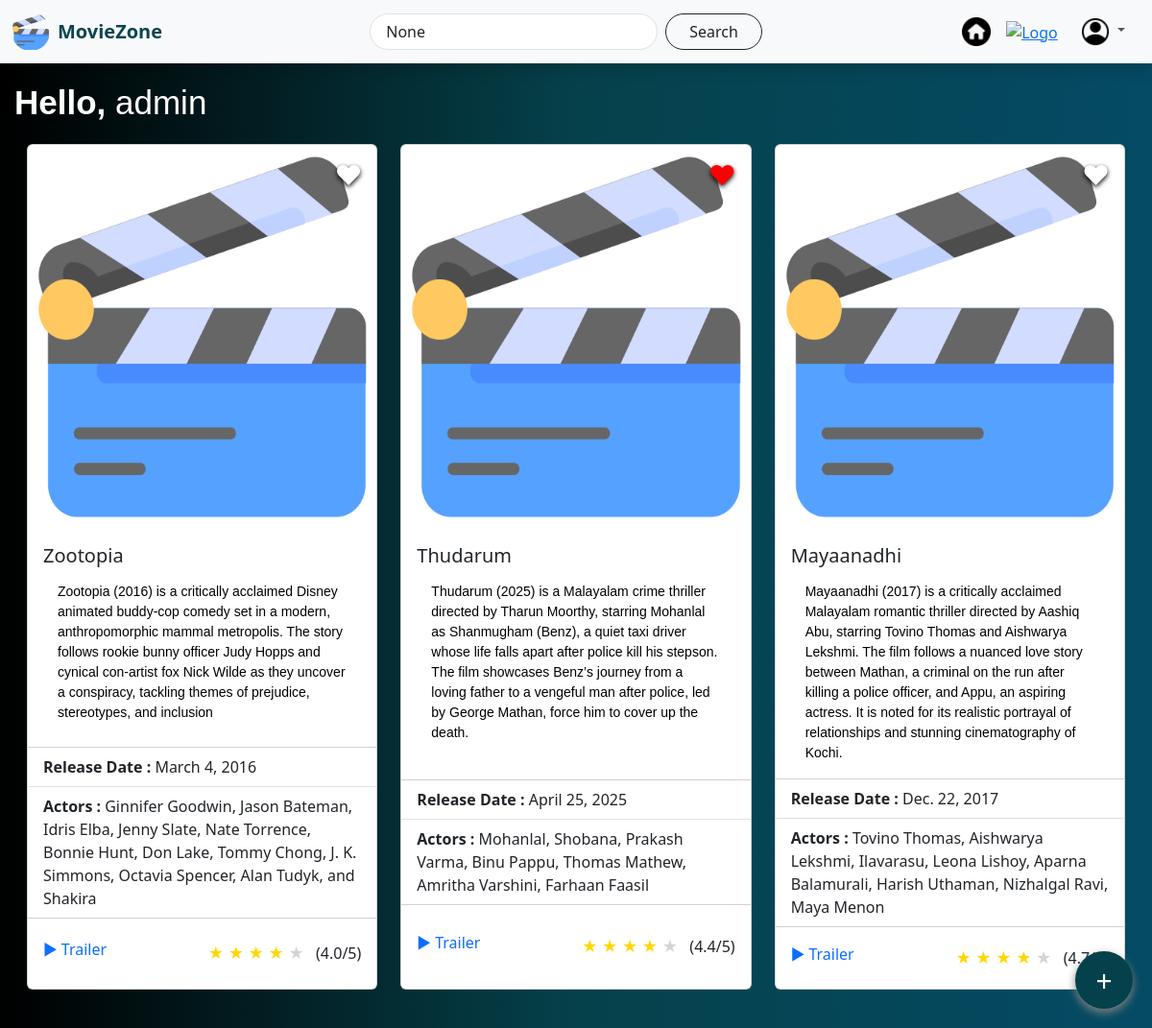
Screenshot of /home-page/ (signed in) with the database file from the repository.
### moviezoneapp/models.py (models this page shows, shortened)
class Movie(models.Model):
    title = models.CharField(max_length=200)
    poster = models.ImageField(upload_to='movies/')
    description = models.TextField()
    release_date = models.DateField()
    actors = models.CharField(max_length=300)
    rating = models.FloatField(default=0.0)
    category = models.ForeignKey(Category, on_delete=models.CASCADE)
    user = models.ForeignKey(Customer,on_delete=models.CASCADE)
    trailer_link = models.URLField()

### moviezoneapp/views.py (the view)
# urls.py: path("home-page/",views.home_display,name="home"),
def home_display(request):
    if not request.session.get('user_id'):
        return redirect('login_user')
    query = request.GET.get('q')
    user_id = request.session.get('user_id')
    fav_ids = Favorite.objects.filter(user_id=user_id).values_list('movie_id', flat=True)
    if query:
        movies = Movie.objects.filter(title__icontains=query)
    else:
        movies = Movie.objects.all()
    context = {
        'movies': movies,
        "fav_ids": fav_ids,
        'query': query
    }
    return render(request,"home.html", context)

### moviezoneapp/templates/home.html (shortened to what this page needs)
{% load static %}
<!DOCTYPE html>
<html lang="en">
<head>
    <link href="https://cdn.jsdelivr.net/npm/bootstrap@5.3.8/dist/css/bootstrap.min.css" rel="stylesheet">
</head>
<body>
    <nav class="navbar navbar-expand-lg navbar-light bg-light shadow">
            <div class="container-fluid">
                <a class="navbar-brand d-flex align-items-center" href="{% url 'home' %}">
                    <img src="{% static 'images/logo.png' %}" alt="Logo" width="40" height="40" class="me-2 rounded-circle">
                    <span class="fw-bold" style="color: rgb(10, 69, 80);">MovieZone</span>
                </a>
                <div class="collapse navbar-collapse justify-content-end" id="navbarContent">
                    <form class="d-flex mx-auto" method="GET" action="">
                        <input class="form-control me-2 rounded-pill px-3" type="search" name="q" placeholder="Search movies..." value="{{ query }}" style="width: 300px;">
                        <button class="btn btn-outline-dark rounded-pill px-4" type="submit">Search</button>
                    </form>
                    <ul class="navbar-nav align-items-center">
                        <li class="nav-item mx-2">
                           <a href="{% url 'home' %}">
                                <img src="{% static 'images/home.png' %}" alt="Logo" width="30" height="30">
                           </a>
                        </li>
                        <li class="nav-item mx-2">
                           <a href="{% url 'favorite_display' %}">
                                <img src="{% static 'images/Wishlist.png' %}" alt="Logo" width="30" height="30">
                           </a>
                        </li>
                        <li class="mx-2 nav-item dropdown">
                            <a class="nav-link dropdown-toggle" href="#"  id="navbarDropdown" role="button" data-bs-toggle="dropdown">
                                <img src="{% static 'images/account.png' %}" alt="Logo" width="30" height="30">
                            </a>
                        </li>
                    </ul>
                </div>
            </div>
        </nav>
        <p><strong>Hello,</strong> {{ request.session.username }}</p>
        <div class="row m-3">
            {% for movie in movies %}
            <div class="col-md-4 mb-4">
                <div class="card h-100">
                    <div class="position-relative">
                        <img src="{% static 'images/logo.png' %}" class="card-img-top" width="450" height="400">
                        <a href="{% url 'toggle_favorite' movie.id %}" class="favorite-icon">
                            {% if movie.id in fav_ids %}
                                <span style="color: red;">♥</span>
                            {% else %}
                                <span style="color: white;">♥</span>
                            {% endif %}
                        </a>
                    </div>
                    <div class="card-body">
                        <h5 class="card-title">{{movie.title}}</h5>
                        <p class="card-text" style="color: black; font-size: 14px;">{{movie.description}}</p>
                    </div>
                    <ul class="list-group list-group-flush">
                        <li class="list-group-item"><strong>Release Date : </strong>{{movie.release_date}}</li>
                        <li class="list-group-item"><strong>Actors : </strong>{{movie.actors}}</li>
                    </ul>
                    <div class="card-body d-flex align-items-center justify-content-between">
                        <a href="{{ movie.trailer_link }}" target="_blank" class="card-link mb-2" style="text-decoration: none;">▶ Trailer</a>
                        <div>
                            {% for i in "12345" %}
                                {% if movie.rating >= forloop.counter %}
                                    <span style="color: gold;">★</span>
                                {% else %}
                                    <span style="color: lightgray;">★</span>
                                {% endif %}
                            {% endfor %}
                            <span class="ms-2">({{ movie.rating }}/5)</span>
                        </div>
                    </div>
                </div>
            </div>
            {% endfor %}
        </div>
        <a href="{% url 'add_movies' %}" title="Add Movie" class="floating-btn d-flex align-items-center justify-content-center text-decoration-none">
            +
        </a>
</body>
</html>

### moviezoneapp/templates/home.html (style rules this page uses)
body { background: linear-gradient(to right, black,rgb(5, 65, 75), rgb(5, 75, 101)); }
p { color: white; margin: 15px; font-size: 35px; font-family: 'Gill Sans', 'Gill Sans MT', Calibri, 'Trebuchet MS', sans-serif; }
.floating-btn { position: fixed; bottom: 20px; right: 20px; background-color: rgb(5, 65, 75); color: white; border: none; border-radius: 50%; width: 60px; height: 60px; font-size: 30px; box-shadow: 0px 4px 10px grey; cursor: pointer; }
.favorite-icon { position: absolute; top: 10px; right: 15px; font-size: 28px; text-decoration: none; text-shadow: 0px 2px 5px black; }

### rows the page displays
Movie: title "Zootopia", description "Zootopia (2016) is a critically acclaimed Disney animated buddy-cop comedy set in a modern, anthropomorphic mammal metropolis. The story follows rookie bunny officer Judy Hopps and cynical con-artist fox Nick Wilde as they uncover a conspiracy, tackling themes of prejudice, stereotypes, and inclusion", release_date "March 4, 2016", actors "Ginnifer Goodwin, Jason Bateman, Idris Elba, Jenny Slate, Nate Torrence, Bonnie Hunt, Don Lake, Tommy Chong, J. K. Simmons, Octavia Spencer, Alan Tudyk, and Shakira", rating "4.0"
Movie: title "Thudarum", description "Thudarum (2025) is a Malayalam crime thriller directed by Tharun Moorthy, starring Mohanlal as Shanmugham (Benz), a quiet taxi driver whose life falls apart after police kill his stepson. The film showcases Benz’s journey from a loving father to a vengeful man after police, led by George Mathan, force him to cover up the death.", release_date "April 25, 2025", actors "Mohanlal, Shobana, Prakash Varma, Binu Pappu, Thomas Mathew, Amritha Varshini, Farhaan Faasil", rating "4.4"
Movie: title "Mayaanadhi", description "Mayaanadhi (2017) is a critically acclaimed Malayalam romantic thriller directed by Aashiq Abu, starring Tovino Thomas and Aishwarya Lekshmi. The film follows a nuanced love story between Mathan, a criminal on the run after killing a police officer, and Appu, an aspiring actress. It is noted for its realistic portrayal of relationships and stunning cinematography of Kochi.", release_date "Dec. 22, 2017", actors "Tovino Thomas, Aishwarya Lekshmi, Ilavarasu, Leona Lishoy, Aparna Balamurali, Harish Uthaman, Nizhalgal Ravi, Maya Menon", rating "4.7"

### other values shown
{{ request.session.username }} "admin"
